Frame 1 (no input): blank canvas, image omitted
Frame 60 (the mouse pressed at the canvas centre just before this capture): blank canvas, image omitted
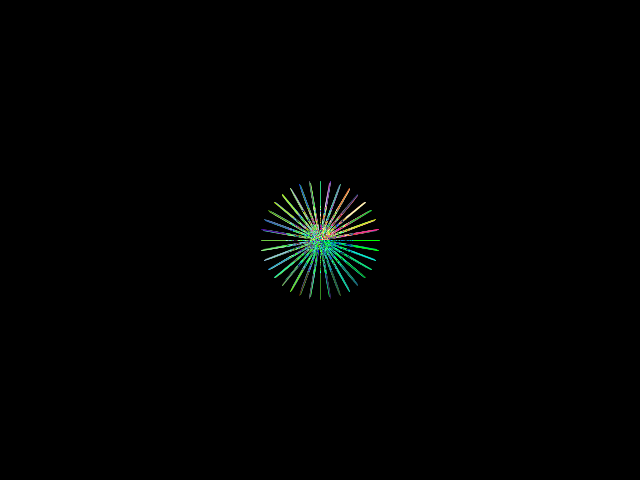
Frame 120 (the mouse held since frame 60 and released just before this capture)

The Processing sketch whose frames 1 and 60 were blank and that drew this single picture after the mouse press (run headless with seeded random() and noise(); from frame 60 on, the mouse is pressed at the canvas centre):

// Processing sketch: processing_151330
// ── processing_151330.pde

int r;
PVector v[]=new PVector[360];
boolean drawOK=false;
void setup(){
  size(640,480);
  colorMode(RGB);
  background(0);
}
void draw(){
  if(drawOK){
  drawLine(mouseX,mouseY,r);
  r++;
  }
}
void mousePressed(){
  drawOK=true;
}
void mouseReleased(){
  drawOK=false;
  r=0;
}

void drawLine(float x,float y,int r){
  for(int i=0; i<v.length; i+=10){
   v[i]=new PVector(r*cos(radians(i)),r*sin(radians(i)));
   stroke(random(i),random(x),random(y));
   line(x+v[i].x,y+v[i].y,x+v[i].x*r/100,y+v[i].y*r/100);
  }
}
